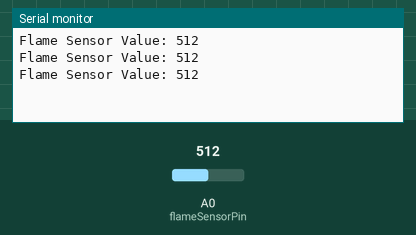
Simulated run of this sketch. Board: Arduino Uno, built with avr-gcc and run on an emulated ATmega328P. Parts: the last lines printed to the serial monitor. The test bench sets the inputs (shaded band); at power-on: A0 (flameSensorPin) = 512.

Above: at 1.3 s.
1.4 s: A0 (flameSensorPin) set to 716
At 1.9 s:
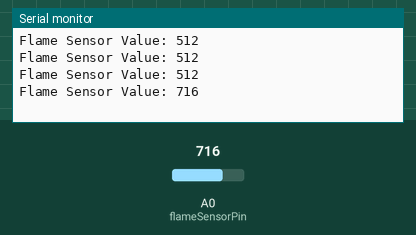
2.9 s: A0 (flameSensorPin) set to 900
At 3.4 s:
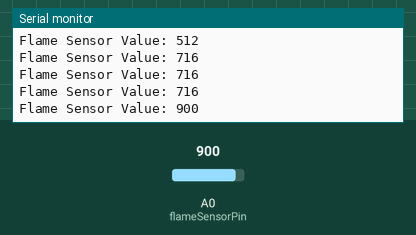
Timing chart, 0 to 5.9 s (numbered marks = the images above; inputs shaded):
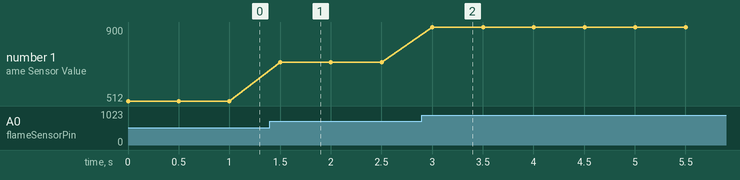

The sketch:

sketch_feb17a.ino
```cpp
int flameSensorPin = A0;
void setup() {
  Serial.begin(9600);
}
void loop() {
  int sensorValue = analogRead(flameSensorPin);
  Serial.print("Flame Sensor Value: ");
  Serial.println(sensorValue);
  delay(500);
}
```

Measured:
- after the input at 1.4 s, the serial monitor: prints a new line after 0.10 s (image 1)
- after the input at 2.9 s, the serial monitor: prints a new line after 0.10 s (image 2)
- plotted number 1: 512 → 716 after the input at 1.4 s, 716 → 900 after the input at 2.9 s
